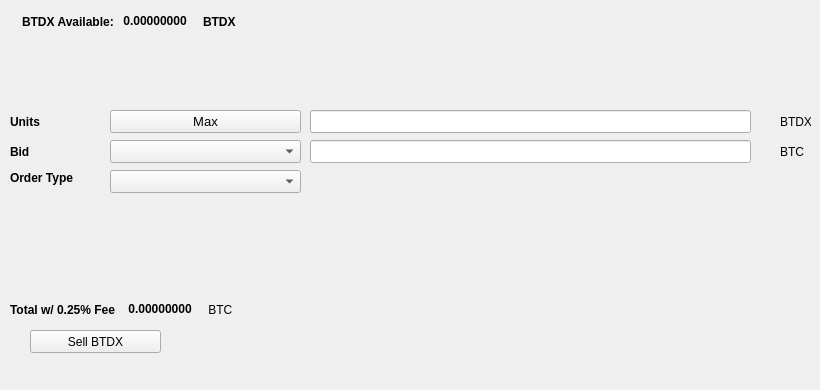
   <widget class="QWidget" name="SellTab">
    <attribute name="title">
     <string>Sell</string>
    </attribute>
    <widget class="QLabel" name="label_16">
     <property name="geometry">
      <rect>
       <x>780</x>
       <y>140</y>
       <width>31</width>
       <height>23</height>
      </rect>
     </property>
     <property name="text">
      <string>BTC</string>
     </property>
    </widget>
    <widget class="QComboBox" name="SellBidcomboBox">
     <property name="geometry">
      <rect>
       <x>110</x>
       <y>140</y>
       <width>191</width>
       <height>23</height>
      </rect>
     </property>
     <property name="font">
      <font>
       <pointsize>10</pointsize>
      </font>
     </property>
    </widget>
    <widget class="QLabel" name="label_18">
     <property name="geometry">
      <rect>
       <x>10</x>
       <y>110</y>
       <width>46</width>
       <height>23</height>
      </rect>
     </property>
     <property name="font">
      <font>
       <weight>75</weight>
       <bold>true</bold>
      </font>
     </property>
     <property name="text">
      <string>Units</string>
     </property>
    </widget>
    <widget class="QPushButton" name="Sell_Max_Amount">
     <property name="geometry">
      <rect>
       <x>110</x>
       <y>110</y>
       <width>191</width>
       <height>23</height>
      </rect>
     </property>
     <property name="font">
      <font>
       <pointsize>10</pointsize>
      </font>
     </property>
     <property name="text">
      <string>Max</string>
     </property>
    </widget>
    <widget class="QLabel" name="label_20">
     <property name="geometry">
      <rect>
       <x>10</x>
       <y>170</y>
       <width>91</width>
       <height>16</height>
      </rect>
     </property>
     <property name="font">
      <font>
       <weight>75</weight>
       <bold>true</bold>
      </font>
     </property>
     <property name="text">
      <string>Order Type</string>
     </property>
    </widget>
    <widget class="QComboBox" name="SellOrdertypeCombo">
     <property name="geometry">
      <rect>
       <x>110</x>
       <y>170</y>
       <width>191</width>
       <height>23</height>
      </rect>
     </property>
     <property name="font">
      <font>
       <pointsize>10</pointsize>
      </font>
     </property>
    </widget>
    <widget class="QLabel" name="label_21">
     <property name="geometry">
      <rect>
       <x>10</x>
       <y>140</y>
       <width>46</width>
       <height>23</height>
      </rect>
     </property>
     <property name="font">
      <font>
       <weight>75</weight>
       <bold>true</bold>
      </font>
     </property>
     <property name="text">
      <string>Bid</string>
     </property>
    </widget>
    <widget class="QLabel" name="label_22">
     <property name="geometry">
      <rect>
       <x>780</x>
       <y>110</y>
       <width>31</width>
       <height>23</height>
      </rect>
     </property>
     <property name="text">
      <string>BTDX</string>
     </property>
    </widget>
    <widget class="QLineEdit" name="UnitsInputBTDX">
     <property name="geometry">
      <rect>
       <x>310</x>
       <y>110</y>
       <width>441</width>
       <height>23</height>
      </rect>
     </property>
     <property name="font">
      <font>
       <pointsize>9</pointsize>
       <weight>75</weight>
       <bold>true</bold>
      </font>
     </property>
    </widget>
    <widget class="QLineEdit" name="SellBidPriceEdit">
     <property name="geometry">
      <rect>
       <x>310</x>
       <y>140</y>
       <width>441</width>
       <height>23</height>
      </rect>
     </property>
     <property name="font">
      <font>
       <pointsize>9</pointsize>
       <weight>75</weight>
       <bold>true</bold>
      </font>
     </property>
    </widget>
    <widget class="QPushButton" name="SellBTDXBTN">
     <property name="geometry">
      <rect>
       <x>30</x>
       <y>330</y>
       <width>131</width>
       <height>23</height>
      </rect>
     </property>
     <property name="text">
      <string>Sell BTDX</string>
     </property>
     <property name="icon">
      <iconset resource="../bitcloud">
       <normaloff>:/icons/bitcoin</normaloff>:/icons/bitcoin</iconset>
     </property>
    </widget>
    <widget class="QWidget" name="layoutWidget3">
     <property name="geometry">
      <rect>
       <x>22</x>
       <y>12</y>
       <width>258</width>
       <height>19</height>
      </rect>
     </property>
     <layout class="QHBoxLayout" name="horizontalLayout">
      <item>
       <widget class="QLabel" name="label232_2">
        <property name="font">
         <font>
          <weight>75</weight>
          <bold>true</bold>
         </font>
        </property>
        <property name="text">
         <string>BTDX Available:</string>
        </property>
       </widget>
      </item>
      <item>
       <widget class="QLabel" name="BTDXAvailableLabel">
        <property name="palette">
         <palette>
          <active>
           <colorrole role="WindowText">
            <brush brushstyle="SolidPattern">
             <color alpha="255">
              <red>0</red>
              <green>0</green>
              <blue>0</blue>
             </color>
            </brush>
           </colorrole>
           <colorrole role="Button">
            <brush brushstyle="SolidPattern">
             <color alpha="255">
              <red>0</red>
              <green>170</green>
              <blue>0</blue>
             </color>
            </brush>
           </colorrole>
           <colorrole role="Light">
            <brush brushstyle="SolidPattern">
             <color alpha="255">
              <red>0</red>
              <green>255</green>
              <blue>0</blue>
             </color>
            </brush>
           </colorrole>
           <colorrole role="Midlight">
            <brush brushstyle="SolidPattern">
             <color alpha="255">
              <red>0</red>
              <green>212</green>
              <blue>0</blue>
             </color>
            </brush>
           </colorrole>
           <colorrole role="Dark">
            <brush brushstyle="SolidPattern">
             <color alpha="255">
              <red>0</red>
              <green>85</green>
              <blue>0</blue>
             </color>
            </brush>
           </colorrole>
           <colorrole role="Mid">
            <brush brushstyle="SolidPattern">
             <color alpha="255">
              <red>0</red>
              <green>113</green>
              <blue>0</blue>
             </color>
            </brush>
           </colorrole>
           <colorrole role="Text">
            <brush brushstyle="SolidPattern">
             <color alpha="255">
              <red>0</red>
              <green>170</green>
              <blue>0</blue>
             </color>
            </brush>
           </colorrole>
           <colorrole role="BrightText">
            <brush brushstyle="SolidPattern">
             <color alpha="255">
              <red>255</red>
              <green>255</green>
              <blue>255</blue>
             </color>
            </brush>
           </colorrole>
           <colorrole role="ButtonText">
            <brush brushstyle="SolidPattern">
             <color alpha="255">
              <red>0</red>
              <green>0</green>
              <blue>0</blue>
             </color>
            </brush>
           </colorrole>
           <colorrole role="Base">
            <brush brushstyle="SolidPattern">
             <color alpha="255">
              <red>255</red>
              <green>255</green>
              <blue>255</blue>
             </color>
            </brush>
           </colorrole>
           <colorrole role="Window">
            <brush brushstyle="SolidPattern">
             <color alpha="255">
              <red>0</red>
              <green>170</green>
              <blue>0</blue>
             </color>
            </brush>
           </colorrole>
           <colorrole role="Shadow">
            <brush brushstyle="SolidPattern">
             <color alpha="255">
              <red>0</red>
              <green>0</green>
              <blue>0</blue>
             </color>
            </brush>
           </colorrole>
           <colorrole role="AlternateBase">
            <brush brushstyle="SolidPattern">
             <color alpha="255">
              <red>127</red>
              <green>212</green>
              <blue>127</blue>
             </color>
            </brush>
           </colorrole>
           <colorrole role="ToolTipBase">
            <brush brushstyle="SolidPattern">
             <color alpha="255">
              <red>255</red>
              <green>255</green>
              <blue>220</blue>
             </color>
            </brush>
           </colorrole>
           <colorrole role="ToolTipText">
            <brush brushstyle="SolidPattern">
             <color alpha="255">
              <red>0</red>
              <green>0</green>
              <blue>0</blue>
             </color>
            </brush>
           </colorrole>
          </active>
          <inactive>
           <colorrole role="WindowText">
            <brush brushstyle="SolidPattern">
             <color alpha="255">
              <red>0</red>
              <green>0</green>
              <blue>0</blue>
             </color>
            </brush>
           </colorrole>
           <colorrole role="Button">
            <brush brushstyle="SolidPattern">
             <color alpha="255">
              <red>0</red>
              <green>170</green>
              <blue>0</blue>
             </color>
            </brush>
           </colorrole>
           <colorrole role="Light">
            <brush brushstyle="SolidPattern">
             <color alpha="255">
              <red>0</red>
              <green>255</green>
              <blue>0</blue>
             </color>
            </brush>
           </colorrole>
           <colorrole role="Midlight">
            <brush brushstyle="SolidPattern">
             <color alpha="255">
              <red>0</red>
              <green>212</green>
              <blue>0</blue>
             </color>
            </brush>
           </colorrole>
           <colorrole role="Dark">
            <brush brushstyle="SolidPattern">
             <color alpha="255">
              <red>0</red>
              <green>85</green>
              <blue>0</blue>
             </color>
            </brush>
           </colorrole>
           <colorrole role="Mid">
            <brush brushstyle="SolidPattern">
             <color alpha="255">
              <red>0</red>
              <green>113</green>
              <blue>0</blue>
             </color>
            </brush>
           </colorrole>
           <colorrole role="Text">
            <brush brushstyle="SolidPattern">
             <color alpha="255">
              <red>0</red>
              <green>170</green>
              <blue>0</blue>
             </color>
            </brush>
           </colorrole>
           <colorrole role="BrightText">
            <brush brushstyle="SolidPattern">
             <color alpha="255">
              <red>255</red>
              <green>255</green>
              <blue>255</blue>
             </color>
            </brush>
           </colorrole>
           <colorrole role="ButtonText">
            <brush brushstyle="SolidPattern">
             <color alpha="255">
              <red>0</red>
              <green>0</green>
              <blue>0</blue>
             </color>
            </brush>
           </colorrole>
           <colorrole role="Base">
            <brush brushstyle="SolidPattern">
             <color alpha="255">
              <red>255</red>
              <green>255</green>
              <blue>255</blue>
             </color>
            </brush>
           </colorrole>
           <colorrole role="Window">
            <brush brushstyle="SolidPattern">
             <color alpha="255">
              <red>0</red>
              <green>170</green>
              <blue>0</blue>
             </color>
            </brush>
           </colorrole>
           <colorrole role="Shadow">
            <brush brushstyle="SolidPattern">
             <color alpha="255">
              <red>0</red>
              <green>0</green>
              <blue>0</blue>
             </color>
            </brush>
           </colorrole>
           <colorrole role="AlternateBase">
            <brush brushstyle="SolidPattern">
             <color alpha="255">
              <red>127</red>
              <green>212</green>
              <blue>127</blue>
             </color>
            </brush>
           </colorrole>
           <colorrole role="ToolTipBase">
            <brush brushstyle="SolidPattern">
             <color alpha="255">
              <red>255</red>
              <green>255</green>
              <blue>220</blue>
             </color>
            </brush>
           </colorrole>
           <colorrole role="ToolTipText">
            <brush brushstyle="SolidPattern">
             <color alpha="255">
              <red>0</red>
              <green>0</green>
              <blue>0</blue>
             </color>
            </brush>
           </colorrole>
          </inactive>
          <disabled>
           <colorrole role="WindowText">
            <brush brushstyle="SolidPattern">
             <color alpha="255">
              <red>0</red>
              <green>85</green>
              <blue>0</blue>
             </color>
            </brush>
           </colorrole>
           <colorrole role="Button">
            <brush brushstyle="SolidPattern">
             <color alpha="255">
              <red>0</red>
              <green>170</green>
              <blue>0</blue>
             </color>
            </brush>
           </colorrole>
           <colorrole role="Light">
            <brush brushstyle="SolidPattern">
             <color alpha="255">
              <red>0</red>
              <green>255</green>
              <blue>0</blue>
             </color>
            </brush>
           </colorrole>
           <colorrole role="Midlight">
            <brush brushstyle="SolidPattern">
             <color alpha="255">
              <red>0</red>
              <green>212</green>
              <blue>0</blue>
             </color>
            </brush>
           </colorrole>
           <colorrole role="Dark">
            <brush brushstyle="SolidPattern">
             <color alpha="255">
              <red>0</red>
              <green>85</green>
              <blue>0</blue>
             </color>
            </brush>
           </colorrole>
           <colorrole role="Mid">
            <brush brushstyle="SolidPattern">
             <color alpha="255">
              <red>0</red>
              <green>113</green>
              <blue>0</blue>
             </color>
            </brush>
           </colorrole>
           <colorrole role="Text">
            <brush brushstyle="SolidPattern">
             <color alpha="255">
              <red>0</red>
              <green>85</green>
              <blue>0</blue>
             </color>
            </brush>
           </colorrole>
           <colorrole role="BrightText">
            <brush brushstyle="SolidPattern">
             <color alpha="255">
              <red>255</red>
              <green>255</green>
              <blue>255</blue>
             </color>
            </brush>
           </colorrole>
           <colorrole role="ButtonText">
            <brush brushstyle="SolidPattern">
             <color alpha="255">
              <red>0</red>
              <green>85</green>
              <blue>0</blue>
             </color>
            </brush>
           </colorrole>
           <colorrole role="Base">
            <brush brushstyle="SolidPattern">
             <color alpha="255">
              <red>0</red>
              <green>170</green>
              <blue>0</blue>
             </color>
            </brush>
           </colorrole>
           <colorrole role="Window">
            <brush brushstyle="SolidPattern">
             <color alpha="255">
              <red>0</red>
              <green>170</green>
              <blue>0</blue>
             </color>
            </brush>
           </colorrole>
           <colorrole role="Shadow">
            <brush brushstyle="SolidPattern">
             <color alpha="255">
              <red>0</red>
              <green>0</green>
              <blue>0</blue>
             </color>
            </brush>
           </colorrole>
           <colorrole role="AlternateBase">
            <brush brushstyle="SolidPattern">
             <color alpha="255">
              <red>0</red>
              <green>170</green>
              <blue>0</blue>
             </color>
            </brush>
           </colorrole>
           <colorrole role="ToolTipBase">
            <brush brushstyle="SolidPattern">
             <color alpha="255">
              <red>255</red>
              <green>255</green>
              <blue>220</blue>
             </color>
            </brush>
           </colorrole>
           <colorrole role="ToolTipText">
            <brush brushstyle="SolidPattern">
             <color alpha="255">
              <red>0</red>
              <green>0</green>
              <blue>0</blue>
             </color>
            </brush>
           </colorrole>
          </disabled>
         </palette>
        </property>
        <property name="font">
         <font>
          <weight>75</weight>
          <bold>true</bold>
         </font>
        </property>
        <property name="text">
         <string> 0.00000000 </string>
        </property>
        <property name="textInteractionFlags">
         <set>Qt::LinksAccessibleByMouse|Qt::TextSelectableByKeyboard|Qt::TextSelectableByMouse</set>
        </property>
       </widget>
      </item>
      <item>
       <widget class="QLabel" name="labelBTDX">
        <property name="font">
         <font>
          <weight>75</weight>
          <bold>true</bold>
         </font>
        </property>
        <property name="text">
         <string>BTDX</string>
        </property>
       </widget>
      </item>
     </layout>
    </widget>
    <widget class="QWidget" name="layoutWidget">
     <property name="geometry">
      <rect>
       <x>10</x>
       <y>300</y>
       <width>268</width>
       <height>19</height>
      </rect>
     </property>
     <layout class="QHBoxLayout" name="horizontalLayout_2">
      <item>
       <widget class="QLabel" name="label_19">
        <property name="font">
         <font>
          <weight>75</weight>
          <bold>true</bold>
         </font>
        </property>
        <property name="text">
         <string>Total w/ 0.25% Fee </string>
        </property>
       </widget>
      </item>
      <item>
       <widget class="QLabel" name="SellCostLabel">
        <property name="palette">
         <palette>
          <active>
           <colorrole role="WindowText">
            <brush brushstyle="SolidPattern">
             <color alpha="255">
              <red>0</red>
              <green>0</green>
              <blue>0</blue>
             </color>
            </brush>
           </colorrole>
           <colorrole role="Button">
            <brush brushstyle="SolidPattern">
             <color alpha="255">
              <red>0</red>
              <green>170</green>
              <blue>0</blue>
             </color>
            </brush>
           </colorrole>
           <colorrole role="Light">
            <brush brushstyle="SolidPattern">
             <color alpha="255">
              <red>0</red>
              <green>255</green>
              <blue>0</blue>
             </color>
            </brush>
           </colorrole>
           <colorrole role="Midlight">
            <brush brushstyle="SolidPattern">
             <color alpha="255">
              <red>0</red>
              <green>212</green>
              <blue>0</blue>
             </color>
            </brush>
           </colorrole>
           <colorrole role="Dark">
            <brush brushstyle="SolidPattern">
             <color alpha="255">
              <red>0</red>
              <green>85</green>
              <blue>0</blue>
             </color>
            </brush>
           </colorrole>
           <colorrole role="Mid">
            <brush brushstyle="SolidPattern">
             <color alpha="255">
              <red>0</red>
              <green>113</green>
              <blue>0</blue>
             </color>
            </brush>
           </colorrole>
           <colorrole role="Text">
            <brush brushstyle="SolidPattern">
             <color alpha="255">
              <red>0</red>
              <green>170</green>
              <blue>0</blue>
             </color>
            </brush>
           </colorrole>
           <colorrole role="BrightText">
            <brush brushstyle="SolidPattern">
             <color alpha="255">
              <red>255</red>
              <green>255</green>
              <blue>255</blue>
             </color>
            </brush>
           </colorrole>
           <colorrole role="ButtonText">
            <brush brushstyle="SolidPattern">
             <color alpha="255">
              <red>0</red>
              <green>0</green>
              <blue>0</blue>
             </color>
            </brush>
           </colorrole>
           <colorrole role="Base">
            <brush brushstyle="SolidPattern">
             <color alpha="255">
              <red>255</red>
              <green>255</green>
              <blue>255</blue>
             </color>
            </brush>
           </colorrole>
           <colorrole role="Window">
            <brush brushstyle="SolidPattern">
             <color alpha="255">
              <red>0</red>
              <green>170</green>
              <blue>0</blue>
             </color>
            </brush>
           </colorrole>
           <colorrole role="Shadow">
            <brush brushstyle="SolidPattern">
             <color alpha="255">
              <red>0</red>
              <green>0</green>
              <blue>0</blue>
             </color>
            </brush>
           </colorrole>
           <colorrole role="AlternateBase">
            <brush brushstyle="SolidPattern">
             <color alpha="255">
              <red>127</red>
              <green>212</green>
              <blue>127</blue>
             </color>
            </brush>
           </colorrole>
           <colorrole role="ToolTipBase">
            <brush brushstyle="SolidPattern">
             <color alpha="255">
              <red>255</red>
              <green>255</green>
              <blue>220</blue>
             </color>
            </brush>
           </colorrole>
           <colorrole role="ToolTipText">
            <brush brushstyle="SolidPattern">
             <color alpha="255">
              <red>0</red>
              <green>0</green>
              <blue>0</blue>
             </color>
            </brush>
           </colorrole>
          </active>
          <inactive>
           <colorrole role="WindowText">
            <brush brushstyle="SolidPattern">
             <color alpha="255">
              <red>0</red>
              <green>0</green>
              <blue>0</blue>
             </color>
            </brush>
           </colorrole>
           <colorrole role="Button">
            <brush brushstyle="SolidPattern">
             <color alpha="255">
              <red>0</red>
              <green>170</green>
              <blue>0</blue>
             </color>
            </brush>
           </colorrole>
           <colorrole role="Light">
            <brush brushstyle="SolidPattern">
             <color alpha="255">
              <red>0</red>
              <green>255</green>
              <blue>0</blue>
             </color>
            </brush>
           </colorrole>
           <colorrole role="Midlight">
            <brush brushstyle="SolidPattern">
             <color alpha="255">
              <red>0</red>
              <green>212</green>
              <blue>0</blue>
             </color>
            </brush>
           </colorrole>
           <colorrole role="Dark">
            <brush brushstyle="SolidPattern">
             <color alpha="255">
              <red>0</red>
              <green>85</green>
              <blue>0</blue>
             </color>
            </brush>
           </colorrole>
           <colorrole role="Mid">
            <brush brushstyle="SolidPattern">
             <color alpha="255">
              <red>0</red>
              <green>113</green>
              <blue>0</blue>
             </color>
            </brush>
           </colorrole>
           <colorrole role="Text">
            <brush brushstyle="SolidPattern">
             <color alpha="255">
              <red>0</red>
              <green>170</green>
              <blue>0</blue>
             </color>
            </brush>
           </colorrole>
           <colorrole role="BrightText">
            <brush brushstyle="SolidPattern">
             <color alpha="255">
              <red>255</red>
              <green>255</green>
              <blue>255</blue>
             </color>
            </brush>
           </colorrole>
           <colorrole role="ButtonText">
            <brush brushstyle="SolidPattern">
             <color alpha="255">
              <red>0</red>
              <green>0</green>
              <blue>0</blue>
             </color>
            </brush>
           </colorrole>
           <colorrole role="Base">
            <brush brushstyle="SolidPattern">
             <color alpha="255">
              <red>255</red>
              <green>255</green>
              <blue>255</blue>
             </color>
            </brush>
           </colorrole>
           <colorrole role="Window">
            <brush brushstyle="SolidPattern">
             <color alpha="255">
              <red>0</red>
              <green>170</green>
              <blue>0</blue>
             </color>
            </brush>
           </colorrole>
           <colorrole role="Shadow">
            <brush brushstyle="SolidPattern">
             <color alpha="255">
              <red>0</red>
              <green>0</green>
              <blue>0</blue>
             </color>
            </brush>
           </colorrole>
           <colorrole role="AlternateBase">
            <brush brushstyle="SolidPattern">
             <color alpha="255">
              <red>127</red>
              <green>212</green>
              <blue>127</blue>
             </color>
            </brush>
           </colorrole>
           <colorrole role="ToolTipBase">
            <brush brushstyle="SolidPattern">
             <color alpha="255">
              <red>255</red>
              <green>255</green>
              <blue>220</blue>
             </color>
            </brush>
           </colorrole>
           <colorrole role="ToolTipText">
            <brush brushstyle="SolidPattern">
             <color alpha="255">
              <red>0</red>
              <green>0</green>
              <blue>0</blue>
             </color>
            </brush>
           </colorrole>
          </inactive>
          <disabled>
           <colorrole role="WindowText">
            <brush brushstyle="SolidPattern">
             <color alpha="255">
              <red>0</red>
              <green>85</green>
              <blue>0</blue>
             </color>
            </brush>
           </colorrole>
           <colorrole role="Button">
            <brush brushstyle="SolidPattern">
             <color alpha="255">
              <red>0</red>
              <green>170</green>
              <blue>0</blue>
             </color>
            </brush>
           </colorrole>
           <colorrole role="Light">
            <brush brushstyle="SolidPattern">
             <color alpha="255">
              <red>0</red>
              <green>255</green>
              <blue>0</blue>
             </color>
            </brush>
           </colorrole>
           <colorrole role="Midlight">
            <brush brushstyle="SolidPattern">
             <color alpha="255">
              <red>0</red>
              <green>212</green>
              <blue>0</blue>
             </color>
            </brush>
           </colorrole>
           <colorrole role="Dark">
            <brush brushstyle="SolidPattern">
             <color alpha="255">
              <red>0</red>
              <green>85</green>
              <blue>0</blue>
             </color>
            </brush>
           </colorrole>
           <colorrole role="Mid">
            <brush brushstyle="SolidPattern">
             <color alpha="255">
              <red>0</red>
              <green>113</green>
              <blue>0</blue>
             </color>
            </brush>
           </colorrole>
           <colorrole role="Text">
            <brush brushstyle="SolidPattern">
             <color alpha="255">
              <red>0</red>
              <green>85</green>
              <blue>0</blue>
             </color>
            </brush>
           </colorrole>
           <colorrole role="BrightText">
            <brush brushstyle="SolidPattern">
             <color alpha="255">
              <red>255</red>
              <green>255</green>
              <blue>255</blue>
             </color>
            </brush>
           </colorrole>
           <colorrole role="ButtonText">
            <brush brushstyle="SolidPattern">
             <color alpha="255">
              <red>0</red>
              <green>85</green>
              <blue>0</blue>
             </color>
            </brush>
           </colorrole>
           <colorrole role="Base">
            <brush brushstyle="SolidPattern">
             <color alpha="255">
              <red>0</red>
              <green>170</green>
              <blue>0</blue>
             </color>
            </brush>
           </colorrole>
           <colorrole role="Window">
            <brush brushstyle="SolidPattern">
             <color alpha="255">
              <red>0</red>
              <green>170</green>
              <blue>0</blue>
             </color>
            </brush>
           </colorrole>
           <colorrole role="Shadow">
            <brush brushstyle="SolidPattern">
             <color alpha="255">
              <red>0</red>
              <green>0</green>
              <blue>0</blue>
             </color>
            </brush>
           </colorrole>
           <colorrole role="AlternateBase">
            <brush brushstyle="SolidPattern">
             <color alpha="255">
              <red>0</red>
              <green>170</green>
              <blue>0</blue>
             </color>
            </brush>
           </colorrole>
           <colorrole role="ToolTipBase">
            <brush brushstyle="SolidPattern">
             <color alpha="255">
              <red>255</red>
              <green>255</green>
              <blue>220</blue>
             </color>
            </brush>
           </colorrole>
           <colorrole role="ToolTipText">
            <brush brushstyle="SolidPattern">
             <color alpha="255">
              <red>0</red>
              <green>0</green>
              <blue>0</blue>
             </color>
            </brush>
           </colorrole>
          </disabled>
         </palette>
        </property>
        <property name="font">
         <font>
          <weight>75</weight>
          <bold>true</bold>
         </font>
        </property>
        <property name="autoFillBackground">
         <bool>false</bool>
        </property>
        <property name="text">
         <string> 0.00000000</string>
        </property>
        <property name="textInteractionFlags">
         <set>Qt::LinksAccessibleByMouse|Qt::TextSelectableByMouse</set>
        </property>
       </widget>
      </item>
      <item>
       <widget class="QLabel" name="label_17">
        <property name="font">
         <font>
          <weight>50</weight>
          <bold>false</bold>
         </font>
        </property>
        <property name="text">
         <string> BTC</string>
        </property>
       </widget>
      </item>
     </layout>
    </widget>
    <widget class="QLabel" name="label_23">
     <property name="geometry">
      <rect>
       <x>460</x>
       <y>300</y>
       <width>281</width>
       <height>81</height>
      </rect>
     </property>
     <property name="text">
      <string/>
     </property>
     <property name="pixmap">
      <pixmap>:/images/bittrex</pixmap>
     </property>
    </widget>
   </widget>
